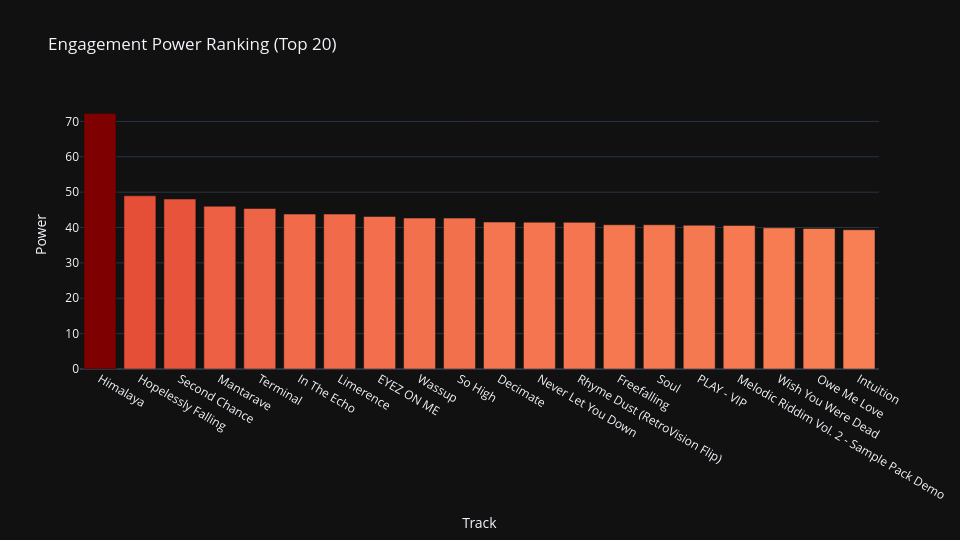

Notebook code for this chart:
### Markdown cell above
#### Graphical Representation

### Code cell
bar_pr_eng = plot_bar(dataframe=pr_eng.sort_values('PWR', ascending=False).head(20),
                      x='songstats_title',
                      y='PWR',
                      title='Engagement Power Ranking (Top 20)',
                      x_label='Track',
                      y_label='Power',
                      col_range=(pr_eng.PWR.min(), pr_eng.PWR.max()))
bar_pr_eng.show()

### Figure 1 — Plotly figure (JSON) as saved in the notebook; plotly's stock layout.template omitted (floating-point values rounded to 4 significant figures)
{"data": [{"alignmentgroup": "True", "hovertemplate": "Track=%{x}<br>Power=%{marker.color}<extra></extra>", "legendgroup": "", "marker": {"color": [72.25, 48.97, 48.05, 46.02, 45.39, 43.81, 43.81, 43.13, 42.67, 42.66, 41.55, 41.5, 41.46, 40.78, 40.78, 40.65, 40.58, 39.91, 39.73, 39.37], "coloraxis": "coloraxis", "pattern": {"shape": ""}}, "name": "", "offsetgroup": "", "orientation": "v", "showlegend": false, "textposition": "auto", "x": ["Himalaya", "Hopelessly Falling", "Second Chance", "Mantarave", "Terminal", "In The Echo", "Limerence", "EYEZ ON ME", "Wassup", "So High", "Decimate", "Never Let You Down", "Rhyme Dust (RetroVision Flip)", "Freefalling", "Soul", "PLAY - VIP", "Melodic Riddim Vol. 2 - Sample Pack Demo", "Wish You Were Dead", "Owe Me Love", "Intuition"], "xaxis": "x", "y": [72.25, 48.97, 48.05, 46.02, 45.39, 43.81, 43.81, 43.13, 42.67, 42.66, 41.55, 41.5, 41.46, 40.78, 40.78, 40.65, 40.58, 39.91, 39.73, 39.37], "yaxis": "y", "type": "bar"}], "layout": {"xaxis": {"anchor": "y", "domain": [0.0, 1.0], "title": {"text": "Track"}, "categoryorder": "total descending"}, "yaxis": {"anchor": "x", "domain": [0.0, 1.0], "title": {"text": "Power"}}, "coloraxis": {"colorbar": {"title": {"text": "Power"}}, "colorscale": [[0.0, "rgb(255,247,236)"], [0.125, "rgb(254,232,200)"], [0.25, "rgb(253,212,158)"], [0.375, "rgb(253,187,132)"], [0.5, "rgb(252,141,89)"], [0.625, "rgb(239,101,72)"], [0.75, "rgb(215,48,31)"], [0.875, "rgb(179,0,0)"], [1.0, "rgb(127,0,0)"]], "cmin": 0.0, "cmax": 72.25, "showscale": false}, "legend": {"tracegroupgap": 0}, "title": {"text": "Engagement Power Ranking (Top 20)"}, "barmode": "relative", "height": 540, "width": 960}}
